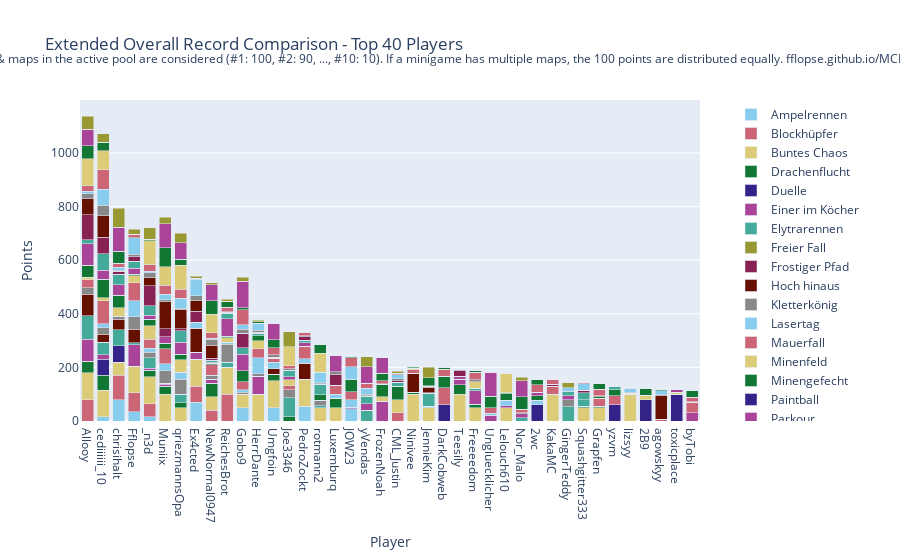

The code cell stored with this chart in its notebook:
### Code cell
import plotly.graph_objects as go

# Sum all columns to get the total score
outDf['Total'] = outDf.sum(axis=1)

# Sort by total score and fill N/A values with 0
outDf = outDf.sort_values(by='Total', ascending=False).fillna(0)

# Crop to top 10 players
cropDf = outDf.head(40).copy()

# Drop the 'Total' column for plotting
cropDf = cropDf.drop(columns=['Total'])

# Create a color palette
color_palette = px.colors.qualitative.Safe

# Create the stacked bar plot
fig = go.Figure()

cropDf = remove_duplicate_columns(cropDf)

for column in cropDf.columns.difference(['Player']):
    fig.add_trace(go.Bar(
        x=cropDf.index,
        y=cropDf[column],
        name=column,
        marker_color=color_palette[len(fig.data) % len(color_palette)]
    ))

# Update layout
fig.update_layout(
    barmode='stack',
    title='Extended Overall Record Comparison - Top 40 Players',
    xaxis=dict(title='Player'),
    yaxis=dict(title='Points'),
    #height=800,
    #width=1000,
    legend=dict(
        x=1.05,
        y=0.5,
        traceorder='normal',
        font=dict(size=12),
        bgcolor='rgba(255, 255, 255, 0)',
        bordercolor='rgba(0, 0, 0, 0)'
    ),
    margin=dict(r=200),  # Adjust right margin to make room for the legend
    annotations=[
        dict(
            x=0.5,
            y=1.1635,
            xref='paper',
            yref='paper',
            text='Max 100 points per minigame. Records #1 through #10 of games & maps in the active pool are considered (#1: 100, #2: 90, ..., #10: 10). If a minigame has multiple maps, the 100 points are distributed equally. fflopse.github.io/MCP-Records/data-analysis/global-ranking.ipynb',
            showarrow=False,
            font=dict(size=12),
            xanchor='center'
        )
    ]
)

fig.show()

# save the plot as an html file

fig.write_html('out/ext_overall_record_comparison.html')

### Figure 1 — Plotly figure (JSON) as saved in the notebook; plotly's stock layout.template omitted (floating-point values rounded to 4 significant figures)
{"data": [{"marker": {"color": "rgb(136, 204, 238)"}, "name": "Ampelrennen", "type": "bar", "x": ["Allooy", "cediiiiii_10", "chrisihalt", "Fflopse", "_n3d", "Muniix", "qriezmannsOpa", "Ex4cted", "NewNormal0947", "ReichesBrot", "Gobo9", "HerrDante", "Umgfoin", "Joe3346", "PedroZockt", "rotmann2", "Luxemburq", "JOW23", "yVendas", "FrozenNoah", "CML_Justin", "Ninivee", "JennieKim", "DarkCobweb", "Teesily", "Freeeedom", "Ungluecklicher", "Lelouch610", "Nor_Malo", "2wc", "KakaMC", "GingerTeddy", "Squashgitter333", "Grapfen", "yzvm", "lizsyy", "2B9", "agowskyy", "toxicplace", "byTobi"], "y": [0.0, 15.0, 80.0, 35.0, 15.0, 0.0, 0.0, 70.0, 0.0, 0.0, 50.0, 0.0, 50.0, 0.0, 55.0, 0.0, 0.0, 45.0, 0.0, 0.0, 0.0, 0.0, 0.0, 0.0, 0.0, 0.0, 0.0, 0.0, 0.0, 0.0, 0.0, 0.0, 0.0, 0.0, 0.0, 0.0, 0.0, 0.0, 0.0, 0.0]}, {"marker": {"color": "rgb(204, 102, 119)"}, "name": "Blockhüpfer", "type": "bar", "x": ["Allooy", "cediiiiii_10", "chrisihalt", "Fflopse", "_n3d", "Muniix", "qriezmannsOpa", "Ex4cted", "NewNormal0947", "ReichesBrot", "Gobo9", "HerrDante", "Umgfoin", "Joe3346", "PedroZockt", "rotmann2", "Luxemburq", "JOW23", "yVendas", "FrozenNoah", "CML_Justin", "Ninivee", "JennieKim", "DarkCobweb", "Teesily", "Freeeedom", "Ungluecklicher", "Lelouch610", "Nor_Malo", "2wc", "KakaMC", "GingerTeddy", "Squashgitter333", "Grapfen", "yzvm", "lizsyy", "2B9", "agowskyy", "toxicplace", "byTobi"], "y": [80.0, 0.0, 90.0, 70.0, 50.0, 0.0, 0.0, 60.0, 40.0, 100.0, 0.0, 0.0, 0.0, 0.0, 0.0, 0.0, 0.0, 0.0, 0.0, 0.0, 30.0, 0.0, 0.0, 0.0, 0.0, 0.0, 0.0, 0.0, 0.0, 0.0, 0.0, 0.0, 0.0, 0.0, 0.0, 0.0, 0.0, 0.0, 0.0, 0.0]}, {"marker": {"color": "rgb(221, 204, 119)"}, "name": "Buntes Chaos", "type": "bar", "x": ["Allooy", "cediiiiii_10", "chrisihalt", "Fflopse", "_n3d", "Muniix", "qriezmannsOpa", "Ex4cted", "NewNormal0947", "ReichesBrot", "Gobo9", "HerrDante", "Umgfoin", "Joe3346", "PedroZockt", "rotmann2", "Luxemburq", "JOW23", "yVendas", "FrozenNoah", "CML_Justin", "Ninivee", "JennieKim", "DarkCobweb", "Teesily", "Freeeedom", "Ungluecklicher", "Lelouch610", "Nor_Malo", "2wc", "KakaMC", "GingerTeddy", "Squashgitter333", "Grapfen", "yzvm", "lizsyy", "2B9", "agowskyy", "toxicplace", "byTobi"], "y": [100.0, 100.0, 50.0, 100.0, 100.0, 100.0, 50.0, 100.0, 50.0, 100.0, 50.0, 100.0, 100.0, 0.0, 100.0, 50.0, 50.0, 0.0, 0.0, 0.0, 50.0, 100.0, 50.0, 0.0, 100.0, 50.0, 0.0, 50.0, 0.0, 0.0, 100.0, 0.0, 50.0, 50.0, 0.0, 100.0, 0.0, 0.0, 0.0, 0.0]}, {"marker": {"color": "rgb(17, 119, 51)"}, "name": "Drachenflucht", "type": "bar", "x": ["Allooy", "cediiiiii_10", "chrisihalt", "Fflopse", "_n3d", "Muniix", "qriezmannsOpa", "Ex4cted", "NewNormal0947", "ReichesBrot", "Gobo9", "HerrDante", "Umgfoin", "Joe3346", "PedroZockt", "rotmann2", "Luxemburq", "JOW23", "yVendas", "FrozenNoah", "CML_Justin", "Ninivee", "JennieKim", "DarkCobweb", "Teesily", "Freeeedom", "Ungluecklicher", "Lelouch610", "Nor_Malo", "2wc", "KakaMC", "GingerTeddy", "Squashgitter333", "Grapfen", "yzvm", "lizsyy", "2B9", "agowskyy", "toxicplace", "byTobi"], "y": [42.5, 55.0, 0.0, 0.0, 25.0, 30.0, 17.5, 0.0, 50.0, 0.0, 0.0, 0.0, 25.0, 15.0, 0.0, 0.0, 35.0, 0.0, 0.0, 0.0, 50.0, 7.5, 0.0, 0.0, 35.0, 12.5, 0.0, 0.0, 0.0, 0.0, 0.0, 0.0, 5.0, 5.0, 0.0, 0.0, 0.0, 0.0, 0.0, 0.0]}, {"marker": {"color": "rgb(51, 34, 136)"}, "name": "Duelle", "type": "bar", "x": ["Allooy", "cediiiiii_10", "chrisihalt", "Fflopse", "_n3d", "Muniix", "qriezmannsOpa", "Ex4cted", "NewNormal0947", "ReichesBrot", "Gobo9", "HerrDante", "Umgfoin", "Joe3346", "PedroZockt", "rotmann2", "Luxemburq", "JOW23", "yVendas", "FrozenNoah", "CML_Justin", "Ninivee", "JennieKim", "DarkCobweb", "Teesily", "Freeeedom", "Ungluecklicher", "Lelouch610", "Nor_Malo", "2wc", "KakaMC", "GingerTeddy", "Squashgitter333", "Grapfen", "yzvm", "lizsyy", "2B9", "agowskyy", "toxicplace", "byTobi"], "y": [0.0, 60.0, 60.0, 0.0, 0.0, 0.0, 0.0, 0.0, 0.0, 0.0, 0.0, 0.0, 0.0, 0.0, 0.0, 0.0, 0.0, 0.0, 0.0, 0.0, 0.0, 0.0, 0.0, 60.0, 0.0, 0.0, 0.0, 0.0, 0.0, 60.0, 0.0, 0.0, 0.0, 0.0, 60.0, 0.0, 80.0, 0.0, 100.0, 0.0]}, {"marker": {"color": "rgb(170, 68, 153)"}, "name": "Einer im Köcher", "type": "bar", "x": ["Allooy", "cediiiiii_10", "chrisihalt", "Fflopse", "_n3d", "Muniix", "qriezmannsOpa", "Ex4cted", "NewNormal0947", "ReichesBrot", "Gobo9", "HerrDante", "Umgfoin", "Joe3346", "PedroZockt", "rotmann2", "Luxemburq", "JOW23", "yVendas", "FrozenNoah", "CML_Justin", "Ninivee", "JennieKim", "DarkCobweb", "Teesily", "Freeeedom", "Ungluecklicher", "Lelouch610", "Nor_Malo", "2wc", "KakaMC", "GingerTeddy", "Squashgitter333", "Grapfen", "yzvm", "lizsyy", "2B9", "agowskyy", "toxicplace", "byTobi"], "y": [83.33, 16.67, 0.0, 80.0, 6.667, 6.667, 0.0, 26.67, 16.67, 0.0, 0.0, 66.67, 0.0, 0.0, 0.0, 0.0, 0.0, 6.667, 0.0, 73.33, 0.0, 0.0, 0.0, 0.0, 20.0, 50.0, 20.0, 6.667, 0.0, 0.0, 0.0, 0.0, 0.0, 0.0, 0.0, 0.0, 0.0, 0.0, 0.0, 30.0]}, {"marker": {"color": "rgb(68, 170, 153)"}, "name": "Elytrarennen", "type": "bar", "x": ["Allooy", "cediiiiii_10", "chrisihalt", "Fflopse", "_n3d", "Muniix", "qriezmannsOpa", "Ex4cted", "NewNormal0947", "ReichesBrot", "Gobo9", "HerrDante", "Umgfoin", "Joe3346", "PedroZockt", "rotmann2", "Luxemburq", "JOW23", "yVendas", "FrozenNoah", "CML_Justin", "Ninivee", "JennieKim", "DarkCobweb", "Teesily", "Freeeedom", "Ungluecklicher", "Lelouch610", "Nor_Malo", "2wc", "KakaMC", "GingerTeddy", "Squashgitter333", "Grapfen", "yzvm", "lizsyy", "2B9", "agowskyy", "toxicplace", "byTobi"], "y": [87.5, 47.5, 60.0, 7.5, 40.0, 5.0, 32.5, 0.0, 0.0, 20.0, 0.0, 0.0, 0.0, 72.5, 0.0, 7.5, 0.0, 0.0, 40.0, 0.0, 15.0, 0.0, 0.0, 0.0, 0.0, 10.0, 0.0, 0.0, 12.5, 0.0, 0.0, 52.5, 25.0, 0.0, 0.0, 0.0, 0.0, 0.0, 0.0, 0.0]}, {"marker": {"color": "rgb(153, 153, 51)"}, "name": "Freier Fall", "type": "bar", "x": ["Allooy", "cediiiiii_10", "chrisihalt", "Fflopse", "_n3d", "Muniix", "qriezmannsOpa", "Ex4cted", "NewNormal0947", "ReichesBrot", "Gobo9", "HerrDante", "Umgfoin", "Joe3346", "PedroZockt", "rotmann2", "Luxemburq", "JOW23", "yVendas", "FrozenNoah", "CML_Justin", "Ninivee", "JennieKim", "DarkCobweb", "Teesily", "Freeeedom", "Ungluecklicher", "Lelouch610", "Nor_Malo", "2wc", "KakaMC", "GingerTeddy", "Squashgitter333", "Grapfen", "yzvm", "lizsyy", "2B9", "agowskyy", "toxicplace", "byTobi"], "y": [0.0, 0.0, 0.0, 0.0, 0.0, 0.0, 0.0, 0.0, 0.0, 0.0, 0.0, 0.0, 0.0, 0.0, 0.0, 0.0, 0.0, 0.0, 0.0, 0.0, 0.0, 0.0, 0.0, 0.0, 0.0, 0.0, 0.0, 0.0, 0.0, 0.0, 0.0, 0.0, 0.0, 0.0, 0.0, 0.0, 0.0, 0.0, 0.0, 0.0]}, {"marker": {"color": "rgb(136, 34, 85)"}, "name": "Frostiger Pfad", "type": "bar", "x": ["Allooy", "cediiiiii_10", "chrisihalt", "Fflopse", "_n3d", "Muniix", "qriezmannsOpa", "Ex4cted", "NewNormal0947", "ReichesBrot", "Gobo9", "HerrDante", "Umgfoin", "Joe3346", "PedroZockt", "rotmann2", "Luxemburq", "JOW23", "yVendas", "FrozenNoah", "CML_Justin", "Ninivee", "JennieKim", "DarkCobweb", "Teesily", "Freeeedom", "Ungluecklicher", "Lelouch610", "Nor_Malo", "2wc", "KakaMC", "GingerTeddy", "Squashgitter333", "Grapfen", "yzvm", "lizsyy", "2B9", "agowskyy", "toxicplace", "byTobi"], "y": [0.0, 0.0, 0.0, 0.0, 0.0, 0.0, 0.0, 0.0, 0.0, 0.0, 0.0, 0.0, 0.0, 0.0, 0.0, 0.0, 0.0, 0.0, 0.0, 0.0, 0.0, 0.0, 0.0, 0.0, 0.0, 0.0, 0.0, 0.0, 0.0, 0.0, 0.0, 0.0, 0.0, 0.0, 0.0, 0.0, 0.0, 0.0, 0.0, 0.0]}, {"marker": {"color": "rgb(102, 17, 0)"}, "name": "Hoch hinaus", "type": "bar", "x": ["Allooy", "cediiiiii_10", "chrisihalt", "Fflopse", "_n3d", "Muniix", "qriezmannsOpa", "Ex4cted", "NewNormal0947", "ReichesBrot", "Gobo9", "HerrDante", "Umgfoin", "Joe3346", "PedroZockt", "rotmann2", "Luxemburq", "JOW23", "yVendas", "FrozenNoah", "CML_Justin", "Ninivee", "JennieKim", "DarkCobweb", "Teesily", "Freeeedom", "Ungluecklicher", "Lelouch610", "Nor_Malo", "2wc", "KakaMC", "GingerTeddy", "Squashgitter333", "Grapfen", "yzvm", "lizsyy", "2B9", "agowskyy", "toxicplace", "byTobi"], "y": [80.0, 30.0, 40.0, 50.0, 0.0, 0.0, 0.0, 90.0, 0.0, 0.0, 0.0, 0.0, 20.0, 0.0, 60.0, 0.0, 0.0, 0.0, 0.0, 0.0, 0.0, 70.0, 0.0, 0.0, 0.0, 0.0, 0.0, 0.0, 0.0, 0.0, 0.0, 0.0, 0.0, 0.0, 0.0, 0.0, 0.0, 0.0, 0.0, 0.0]}, {"marker": {"color": "rgb(136, 136, 136)"}, "name": "Kletterkönig", "type": "bar", "x": ["Allooy", "cediiiiii_10", "chrisihalt", "Fflopse", "_n3d", "Muniix", "qriezmannsOpa", "Ex4cted", "NewNormal0947", "ReichesBrot", "Gobo9", "HerrDante", "Umgfoin", "Joe3346", "PedroZockt", "rotmann2", "Luxemburq", "JOW23", "yVendas", "FrozenNoah", "CML_Justin", "Ninivee", "JennieKim", "DarkCobweb", "Teesily", "Freeeedom", "Ungluecklicher", "Lelouch610", "Nor_Malo", "2wc", "KakaMC", "GingerTeddy", "Squashgitter333", "Grapfen", "yzvm", "lizsyy", "2B9", "agowskyy", "toxicplace", "byTobi"], "y": [23.33, 23.33, 10.0, 46.67, 20.0, 46.67, 56.67, 0.0, 13.33, 66.67, 6.667, 10.0, 0.0, 30.0, 0.0, 20.0, 0.0, 0.0, 0.0, 0.0, 0.0, 0.0, 0.0, 0.0, 0.0, 0.0, 0.0, 0.0, 0.0, 0.0, 0.0, 26.67, 0.0, 0.0, 0.0, 0.0, 0.0, 0.0, 0.0, 0.0]}, {"marker": {"color": "rgb(136, 204, 238)"}, "name": "Lasertag", "type": "bar", "x": ["Allooy", "cediiiiii_10", "chrisihalt", "Fflopse", "_n3d", "Muniix", "qriezmannsOpa", "Ex4cted", "NewNormal0947", "ReichesBrot", "Gobo9", "HerrDante", "Umgfoin", "Joe3346", "PedroZockt", "rotmann2", "Luxemburq", "JOW23", "yVendas", "FrozenNoah", "CML_Justin", "Ninivee", "JennieKim", "DarkCobweb", "Teesily", "Freeeedom", "Ungluecklicher", "Lelouch610", "Nor_Malo", "2wc", "KakaMC", "GingerTeddy", "Squashgitter333", "Grapfen", "yzvm", "lizsyy", "2B9", "agowskyy", "toxicplace", "byTobi"], "y": [0.0, 15.0, 0.0, 60.0, 15.0, 25.0, 25.0, 22.5, 0.0, 7.5, 10.0, 60.0, 25.0, 0.0, 17.5, 0.0, 15.0, 27.5, 0.0, 0.0, 0.0, 0.0, 5.0, 0.0, 0.0, 0.0, 0.0, 20.0, 0.0, 17.5, 0.0, 0.0, 0.0, 0.0, 0.0, 0.0, 0.0, 0.0, 0.0, 0.0]}, {"marker": {"color": "rgb(204, 102, 119)"}, "name": "Mauerfall", "type": "bar", "x": ["Allooy", "cediiiiii_10", "chrisihalt", "Fflopse", "_n3d", "Muniix", "qriezmannsOpa", "Ex4cted", "NewNormal0947", "ReichesBrot", "Gobo9", "HerrDante", "Umgfoin", "Joe3346", "PedroZockt", "rotmann2", "Luxemburq", "JOW23", "yVendas", "FrozenNoah", "CML_Justin", "Ninivee", "JennieKim", "DarkCobweb", "Teesily", "Freeeedom", "Ungluecklicher", "Lelouch610", "Nor_Malo", "2wc", "KakaMC", "GingerTeddy", "Squashgitter333", "Grapfen", "yzvm", "lizsyy", "2B9", "agowskyy", "toxicplace", "byTobi"], "y": [30.0, 86.67, 0.0, 66.67, 33.33, 56.67, 0.0, 0.0, 40.0, 0.0, 30.0, 33.33, 13.33, 13.33, 46.67, 0.0, 33.33, 30.0, 0.0, 0.0, 0.0, 13.33, 0.0, 63.33, 0.0, 0.0, 0.0, 0.0, 0.0, 0.0, 30.0, 0.0, 0.0, 30.0, 33.33, 0.0, 0.0, 6.667, 0.0, 40.0]}, {"marker": {"color": "rgb(221, 204, 119)"}, "name": "Minenfeld", "type": "bar", "x": ["Allooy", "cediiiiii_10", "chrisihalt", "Fflopse", "_n3d", "Muniix", "qriezmannsOpa", "Ex4cted", "NewNormal0947", "ReichesBrot", "Gobo9", "HerrDante", "Umgfoin", "Joe3346", "PedroZockt", "rotmann2", "Luxemburq", "JOW23", "yVendas", "FrozenNoah", "CML_Justin", "Ninivee", "JennieKim", "DarkCobweb", "Teesily", "Freeeedom", "Ungluecklicher", "Lelouch610", "Nor_Malo", "2wc", "KakaMC", "GingerTeddy", "Squashgitter333", "Grapfen", "yzvm", "lizsyy", "2B9", "agowskyy", "toxicplace", "byTobi"], "y": [10.0, 10.0, 33.33, 26.67, 50.0, 0.0, 46.67, 0.0, 0.0, 16.67, 0.0, 30.0, 0.0, 23.33, 0.0, 0.0, 0.0, 0.0, 0.0, 16.67, 0.0, 6.667, 0.0, 0.0, 0.0, 23.33, 0.0, 0.0, 0.0, 0.0, 0.0, 0.0, 0.0, 0.0, 0.0, 0.0, 13.33, 0.0, 6.667, 0.0]}, {"marker": {"color": "rgb(17, 119, 51)"}, "name": "Minengefecht", "type": "bar", "x": ["Allooy", "cediiiiii_10", "chrisihalt", "Fflopse", "_n3d", "Muniix", "qriezmannsOpa", "Ex4cted", "NewNormal0947", "ReichesBrot", "Gobo9", "HerrDante", "Umgfoin", "Joe3346", "PedroZockt", "rotmann2", "Luxemburq", "JOW23", "yVendas", "FrozenNoah", "CML_Justin", "Ninivee", "JennieKim", "DarkCobweb", "Teesily", "Freeeedom", "Ungluecklicher", "Lelouch610", "Nor_Malo", "2wc", "KakaMC", "GingerTeddy", "Squashgitter333", "Grapfen", "yzvm", "lizsyy", "2B9", "agowskyy", "toxicplace", "byTobi"], "y": [45.0, 70.0, 45.0, 5.0, 25.0, 20.0, 20.0, 0.0, 5.0, 5.0, 40.0, 17.5, 0.0, 0.0, 0.0, 20.0, 0.0, 45.0, 0.0, 47.5, 0.0, 0.0, 0.0, 42.5, 0.0, 0.0, 0.0, 25.0, 0.0, 17.5, 0.0, 0.0, 0.0, 5.0, 22.5, 0.0, 0.0, 0.0, 0.0, 0.0]}, {"marker": {"color": "rgb(51, 34, 136)"}, "name": "Paintball", "type": "bar", "x": ["Allooy", "cediiiiii_10", "chrisihalt", "Fflopse", "_n3d", "Muniix", "qriezmannsOpa", "Ex4cted", "NewNormal0947", "ReichesBrot", "Gobo9", "HerrDante", "Umgfoin", "Joe3346", "PedroZockt", "rotmann2", "Luxemburq", "JOW23", "yVendas", "FrozenNoah", "CML_Justin", "Ninivee", "JennieKim", "DarkCobweb", "Teesily", "Freeeedom", "Ungluecklicher", "Lelouch610", "Nor_Malo", "2wc", "KakaMC", "GingerTeddy", "Squashgitter333", "Grapfen", "yzvm", "lizsyy", "2B9", "agowskyy", "toxicplace", "byTobi"], "y": [0.0, 0.0, 0.0, 0.0, 0.0, 0.0, 0.0, 0.0, 0.0, 0.0, 0.0, 0.0, 0.0, 0.0, 0.0, 0.0, 0.0, 0.0, 0.0, 0.0, 0.0, 0.0, 0.0, 0.0, 0.0, 0.0, 0.0, 0.0, 0.0, 0.0, 0.0, 0.0, 0.0, 0.0, 0.0, 0.0, 0.0, 0.0, 0.0, 0.0]}, {"marker": {"color": "rgb(170, 68, 153)"}, "name": "Parkour", "type": "bar", "x": ["Allooy", "cediiiiii_10", "chrisihalt", "Fflopse", "_n3d", "Muniix", "qriezmannsOpa", "Ex4cted", "NewNormal0947", "ReichesBrot", "Gobo9", "HerrDante", "Umgfoin", "Joe3346", "PedroZockt", "rotmann2", "Luxemburq", "JOW23", "yVendas", "FrozenNoah", "CML_Justin", "Ninivee", "JennieKim", "DarkCobweb", "Teesily", "Freeeedom", "Ungluecklicher", "Lelouch610", "Nor_Malo", "2wc", "KakaMC", "GingerTeddy", "Squashgitter333", "Grapfen", "yzvm", "lizsyy", "2B9", "agowskyy", "toxicplace", "byTobi"], "y": [80.0, 32.5, 40.0, 22.5, 15.0, 25.0, 45.0, 0.0, 5.0, 65.0, 62.5, 0.0, 0.0, 10.0, 12.5, 0.0, 0.0, 0.0, 25.0, 0.0, 0.0, 0.0, 0.0, 0.0, 12.5, 0.0, 0.0, 0.0, 15.0, 12.5, 0.0, 15.0, 0.0, 0.0, 0.0, 0.0, 0.0, 0.0, 10.0, 0.0]}, {"marker": {"color": "rgb(68, 170, 153)"}, "name": "Pferderennen", "type": "bar", "x": ["Allooy", "cediiiiii_10", "chrisihalt", "Fflopse", "_n3d", "Muniix", "qriezmannsOpa", "Ex4cted", "NewNormal0947", "ReichesBrot", "Gobo9", "HerrDante", "Umgfoin", "Joe3346", "PedroZockt", "rotmann2", "Luxemburq", "JOW23", "yVendas", "FrozenNoah", "CML_Justin", "Ninivee", "JennieKim", "DarkCobweb", "Teesily", "Freeeedom", "Ungluecklicher", "Lelouch610", "Nor_Malo", "2wc", "KakaMC", "GingerTeddy", "Squashgitter333", "Grapfen", "yzvm", "lizsyy", "2B9", "agowskyy", "toxicplace", "byTobi"], "y": [15.0, 61.67, 38.33, 26.67, 35.0, 0.0, 43.33, 0.0, 6.667, 21.67, 23.33, 10.0, 3.333, 25.0, 10.0, 40.0, 0.0, 0.0, 26.67, 0.0, 0.0, 0.0, 48.33, 0.0, 0.0, 0.0, 0.0, 3.333, 0.0, 0.0, 0.0, 15.0, 25.0, 0.0, 13.33, 3.333, 0.0, 0.0, 0.0, 0.0]}, {"marker": {"color": "rgb(153, 153, 51)"}, "name": "Reihenfolge", "type": "bar", "x": ["Allooy", "cediiiiii_10", "chrisihalt", "Fflopse", "_n3d", "Muniix", "qriezmannsOpa", "Ex4cted", "NewNormal0947", "ReichesBrot", "Gobo9", "HerrDante", "Umgfoin", "Joe3346", "PedroZockt", "rotmann2", "Luxemburq", "JOW23", "yVendas", "FrozenNoah", "CML_Justin", "Ninivee", "JennieKim", "DarkCobweb", "Teesily", "Freeeedom", "Ungluecklicher", "Lelouch610", "Nor_Malo", "2wc", "KakaMC", "GingerTeddy", "Squashgitter333", "Grapfen", "yzvm", "lizsyy", "2B9", "agowskyy", "toxicplace", "byTobi"], "y": [0.0, 0.0, 0.0, 0.0, 0.0, 0.0, 0.0, 0.0, 0.0, 0.0, 0.0, 0.0, 0.0, 0.0, 0.0, 0.0, 0.0, 0.0, 0.0, 0.0, 0.0, 0.0, 0.0, 0.0, 0.0, 0.0, 0.0, 0.0, 0.0, 0.0, 0.0, 0.0, 0.0, 0.0, 0.0, 0.0, 0.0, 0.0, 0.0, 0.0]}, {"marker": {"color": "rgb(136, 34, 85)"}, "name": "Replika", "type": "bar", "x": ["Allooy", "cediiiiii_10", "chrisihalt", "Fflopse", "_n3d", "Muniix", "qriezmannsOpa", "Ex4cted", "NewNormal0947", "ReichesBrot", "Gobo9", "HerrDante", "Umgfoin", "Joe3346", "PedroZockt", "rotmann2", "Luxemburq", "JOW23", "yVendas", "FrozenNoah", "CML_Justin", "Ninivee", "JennieKim", "DarkCobweb", "Teesily", "Freeeedom", "Ungluecklicher", "Lelouch610", "Nor_Malo", "2wc", "KakaMC", "GingerTeddy", "Squashgitter333", "Grapfen", "yzvm", "lizsyy", "2B9", "agowskyy", "toxicplace", "byTobi"], "y": [92.74, 61.71, 11.62, 15.81, 74.27, 29.4, 7.863, 40.0, 6.496, 3.248, 54.44, 3.761, 0.3419, 0.0, 11.71, 0.7692, 40.0, 0.5128, 2.906, 0.0, 4.359, 0.0, 1.197, 0.0, 19.74, 1.111, 0.4274, 0.8547, 0.0, 0.0, 4.615, 0.2564, 8.889, 0.0, 0.0, 1.111, 0.0, 0.0, 0.0, 0.0]}, {"marker": {"color": "rgb(102, 17, 0)"}, "name": "Runterpurzeln", "type": "bar", "x": ["Allooy", "cediiiiii_10", "chrisihalt", "Fflopse", "_n3d", "Muniix", "qriezmannsOpa", "Ex4cted", "NewNormal0947", "ReichesBrot", "Gobo9", "HerrDante", "Umgfoin", "Joe3346", "PedroZockt", "rotmann2", "Luxemburq", "JOW23", "yVendas", "FrozenNoah", "CML_Justin", "Ninivee", "JennieKim", "DarkCobweb", "Teesily", "Freeeedom", "Ungluecklicher", "Lelouch610", "Nor_Malo", "2wc", "KakaMC", "GingerTeddy", "Squashgitter333", "Grapfen", "yzvm", "lizsyy", "2B9", "agowskyy", "toxicplace", "byTobi"], "y": [60.0, 80.0, 0.0, 0.0, 30.0, 100.0, 70.0, 40.0, 50.0, 0.0, 0.0, 0.0, 0.0, 0.0, 0.0, 0.0, 0.0, 0.0, 0.0, 0.0, 0.0, 0.0, 20.0, 0.0, 0.0, 0.0, 0.0, 0.0, 0.0, 0.0, 0.0, 0.0, 0.0, 0.0, 0.0, 0.0, 0.0, 90.0, 0.0, 0.0]}, {"marker": {"color": "rgb(136, 136, 136)"}, "name": "Sammelwahn", "type": "bar", "x": ["Allooy", "cediiiiii_10", "chrisihalt", "Fflopse", "_n3d", "Muniix", "qriezmannsOpa", "Ex4cted", "NewNormal0947", "ReichesBrot", "Gobo9", "HerrDante", "Umgfoin", "Joe3346", "PedroZockt", "rotmann2", "Luxemburq", "JOW23", "yVendas", "FrozenNoah", "CML_Justin", "Ninivee", "JennieKim", "DarkCobweb", "Teesily", "Freeeedom", "Ungluecklicher", "Lelouch610", "Nor_Malo", "2wc", "KakaMC", "GingerTeddy", "Squashgitter333", "Grapfen", "yzvm", "lizsyy", "2B9", "agowskyy", "toxicplace", "byTobi"], "y": [18.14, 39.53, 4.884, 10.23, 19.53, 8.605, 6.279, 17.67, 20.93, 2.093, 15.12, 8.14, 9.535, 5.814, 4.651, 4.419, 9.535, 0.4651, 4.419, 2.326, 7.442, 1.395, 4.419, 1.395, 5.581, 7.209, 1.163, 0.4651, 3.953, 0.0, 2.791, 1.628, 0.4651, 4.884, 0.0, 2.791, 2.326, 1.86, 0.0, 1.163]}, {"marker": {"color": "rgb(136, 204, 238)"}, "name": "Schießstand", "type": "bar", "x": ["Allooy", "cediiiiii_10", "chrisihalt", "Fflopse", "_n3d", "Muniix", "qriezmannsOpa", "Ex4cted", "NewNormal0947", "ReichesBrot", "Gobo9", "HerrDante", "Umgfoin", "Joe3346", "PedroZockt", "rotmann2", "Luxemburq", "JOW23", "yVendas", "FrozenNoah", "CML_Justin", "Ninivee", "JennieKim", "DarkCobweb", "Teesily", "Freeeedom", "Ungluecklicher", "Lelouch610", "Nor_Malo", "2wc", "KakaMC", "GingerTeddy", "Squashgitter333", "Grapfen", "yzvm", "lizsyy", "2B9", "agowskyy", "toxicplace", "byTobi"], "y": [10.0, 60.0, 10.0, 60.0, 5.0, 20.0, 37.5, 62.5, 5.0, 0.0, 17.5, 25.0, 0.0, 0.0, 0.0, 40.0, 0.0, 47.5, 22.5, 0.0, 15.0, 0.0, 0.0, 0.0, 0.0, 0.0, 7.5, 0.0, 0.0, 0.0, 0.0, 12.5, 25.0, 0.0, 0.0, 15.0, 0.0, 15.0, 0.0, 0.0]}, {"marker": {"color": "rgb(204, 102, 119)"}, "name": "Skywars", "type": "bar", "x": ["Allooy", "cediiiiii_10", "chrisihalt", "Fflopse", "_n3d", "Muniix", "qriezmannsOpa", "Ex4cted", "NewNormal0947", "ReichesBrot", "Gobo9", "HerrDante", "Umgfoin", "Joe3346", "PedroZockt", "rotmann2", "Luxemburq", "JOW23", "yVendas", "FrozenNoah", "CML_Justin", "Ninivee", "JennieKim", "DarkCobweb", "Teesily", "Freeeedom", "Ungluecklicher", "Lelouch610", "Nor_Malo", "2wc", "KakaMC", "GingerTeddy", "Squashgitter333", "Grapfen", "yzvm", "lizsyy", "2B9", "agowskyy", "toxicplace", "byTobi"], "y": [20.0, 73.33, 15.0, 13.33, 23.33, 33.33, 33.33, 3.333, 20.0, 16.67, 55.0, 0.0, 26.67, 11.67, 13.33, 0.0, 0.0, 33.33, 20.0, 10.0, 6.667, 0.0, 3.333, 26.67, 0.0, 28.33, 20.0, 0.0, 11.67, 28.33, 16.67, 0.0, 3.333, 23.33, 0.0, 0.0, 0.0, 0.0, 0.0, 16.67]}, {"marker": {"color": "rgb(221, 204, 119)"}, "name": "Spleef", "type": "bar", "x": ["Allooy", "cediiiiii_10", "chrisihalt", "Fflopse", "_n3d", "Muniix", "qriezmannsOpa", "Ex4cted", "NewNormal0947", "ReichesBrot", "Gobo9", "HerrDante", "Umgfoin", "Joe3346", "PedroZockt", "rotmann2", "Luxemburq", "JOW23", "yVendas", "FrozenNoah", "CML_Justin", "Ninivee", "JennieKim", "DarkCobweb", "Teesily", "Freeeedom", "Ungluecklicher", "Lelouch610", "Nor_Malo", "2wc", "KakaMC", "GingerTeddy", "Squashgitter333", "Grapfen", "yzvm", "lizsyy", "2B9", "agowskyy", "toxicplace", "byTobi"], "y": [100.0, 70.0, 0.0, 0.0, 90.0, 70.0, 90.0, 0.0, 70.0, 0.0, 0.0, 0.0, 0.0, 70.0, 0.0, 70.0, 0.0, 0.0, 0.0, 0.0, 0.0, 0.0, 0.0, 0.0, 0.0, 0.0, 0.0, 70.0, 0.0, 0.0, 0.0, 0.0, 0.0, 0.0, 0.0, 0.0, 0.0, 0.0, 0.0, 0.0]}, {"marker": {"color": "rgb(17, 119, 51)"}, "name": "Survivalgames", "type": "bar", "x": ["Allooy", "cediiiiii_10", "chrisihalt", "Fflopse", "_n3d", "Muniix", "qriezmannsOpa", "Ex4cted", "NewNormal0947", "ReichesBrot", "Gobo9", "HerrDante", "Umgfoin", "Joe3346", "PedroZockt", "rotmann2", "Luxemburq", "JOW23", "yVendas", "FrozenNoah", "CML_Justin", "Ninivee", "JennieKim", "DarkCobweb", "Teesily", "Freeeedom", "Ungluecklicher", "Lelouch610", "Nor_Malo", "2wc", "KakaMC", "GingerTeddy", "Squashgitter333", "Grapfen", "yzvm", "lizsyy", "2B9", "agowskyy", "toxicplace", "byTobi"], "y": [50.0, 32.5, 45.0, 0.0, 5.0, 70.0, 22.5, 0.0, 50.0, 22.5, 7.5, 5.0, 30.0, 0.0, 0.0, 32.5, 0.0, 5.0, 0.0, 27.5, 0.0, 5.0, 30.0, 5.0, 0.0, 7.5, 42.5, 0.0, 47.5, 20.0, 0.0, 0.0, 0.0, 20.0, 0.0, 0.0, 25.0, 5.0, 0.0, 27.5]}, {"marker": {"color": "rgb(51, 34, 136)"}, "name": "Todeswürfel", "type": "bar", "x": ["Allooy", "cediiiiii_10", "chrisihalt", "Fflopse", "_n3d", "Muniix", "qriezmannsOpa", "Ex4cted", "NewNormal0947", "ReichesBrot", "Gobo9", "HerrDante", "Umgfoin", "Joe3346", "PedroZockt", "rotmann2", "Luxemburq", "JOW23", "yVendas", "FrozenNoah", "CML_Justin", "Ninivee", "JennieKim", "DarkCobweb", "Teesily", "Freeeedom", "Ungluecklicher", "Lelouch610", "Nor_Malo", "2wc", "KakaMC", "GingerTeddy", "Squashgitter333", "Grapfen", "yzvm", "lizsyy", "2B9", "agowskyy", "toxicplace", "byTobi"], "y": [0.0, 0.0, 0.0, 0.0, 0.0, 0.0, 0.0, 0.0, 0.0, 0.0, 0.0, 0.0, 0.0, 0.0, 0.0, 0.0, 0.0, 0.0, 0.0, 0.0, 0.0, 0.0, 0.0, 0.0, 0.0, 0.0, 0.0, 0.0, 0.0, 0.0, 0.0, 0.0, 0.0, 0.0, 0.0, 0.0, 0.0, 0.0, 0.0, 0.0]}, {"marker": {"color": "rgb(170, 68, 153)"}, "name": "Turmroulette", "type": "bar", "x": ["Allooy", "cediiiiii_10", "chrisihalt", "Fflopse", "_n3d", "Muniix", "qriezmannsOpa", "Ex4cted", "NewNormal0947", "ReichesBrot", "Gobo9", "HerrDante", "Umgfoin", "Joe3346", "PedroZockt", "rotmann2", "Luxemburq", "JOW23", "yVendas", "FrozenNoah", "CML_Justin", "Ninivee", "JennieKim", "DarkCobweb", "Teesily", "Freeeedom", "Ungluecklicher", "Lelouch610", "Nor_Malo", "2wc", "KakaMC", "GingerTeddy", "Squashgitter333", "Grapfen", "yzvm", "lizsyy", "2B9", "agowskyy", "toxicplace", "byTobi"], "y": [60.0, 0.0, 90.0, 0.0, 0.0, 90.0, 60.0, 0.0, 60.0, 0.0, 100.0, 0.0, 60.0, 0.0, 0.0, 0.0, 60.0, 0.0, 60.0, 60.0, 0.0, 0.0, 0.0, 0.0, 0.0, 0.0, 90.0, 0.0, 60.0, 0.0, 0.0, 0.0, 0.0, 0.0, 0.0, 0.0, 0.0, 0.0, 0.0, 0.0]}, {"marker": {"color": "rgb(68, 170, 153)"}, "name": "Waffenfolge", "type": "bar", "x": ["Allooy", "cediiiiii_10", "chrisihalt", "Fflopse", "_n3d", "Muniix", "qriezmannsOpa", "Ex4cted", "NewNormal0947", "ReichesBrot", "Gobo9", "HerrDante", "Umgfoin", "Joe3346", "PedroZockt", "rotmann2", "Luxemburq", "JOW23", "yVendas", "FrozenNoah", "CML_Justin", "Ninivee", "JennieKim", "DarkCobweb", "Teesily", "Freeeedom", "Ungluecklicher", "Lelouch610", "Nor_Malo", "2wc", "KakaMC", "GingerTeddy", "Squashgitter333", "Grapfen", "yzvm", "lizsyy", "2B9", "agowskyy", "toxicplace", "byTobi"], "y": [0.0, 0.0, 0.0, 0.0, 0.0, 0.0, 0.0, 0.0, 0.0, 0.0, 0.0, 0.0, 0.0, 0.0, 0.0, 0.0, 0.0, 0.0, 0.0, 0.0, 0.0, 0.0, 0.0, 0.0, 0.0, 0.0, 0.0, 0.0, 0.0, 0.0, 0.0, 0.0, 0.0, 0.0, 0.0, 0.0, 0.0, 0.0, 0.0, 0.0]}, {"marker": {"color": "rgb(153, 153, 51)"}, "name": "Wettrennen", "type": "bar", "x": ["Allooy", "cediiiiii_10", "chrisihalt", "Fflopse", "_n3d", "Muniix", "qriezmannsOpa", "Ex4cted", "NewNormal0947", "ReichesBrot", "Gobo9", "HerrDante", "Umgfoin", "Joe3346", "PedroZockt", "rotmann2", "Luxemburq", "JOW23", "yVendas", "FrozenNoah", "CML_Justin", "Ninivee", "JennieKim", "DarkCobweb", "Teesily", "Freeeedom", "Ungluecklicher", "Lelouch610", "Nor_Malo", "2wc", "KakaMC", "GingerTeddy", "Squashgitter333", "Grapfen", "yzvm", "lizsyy", "2B9", "agowskyy", "toxicplace", "byTobi"], "y": [50.0, 32.0, 70.0, 20.0, 44.0, 24.0, 36.0, 8.0, 6.0, 8.0, 14.0, 6.0, 0.0, 56.0, 0.0, 0.0, 0.0, 0.0, 38.0, 0.0, 8.0, 0.0, 38.0, 0.0, 0.0, 0.0, 0.0, 0.0, 12.0, 0.0, 0.0, 20.0, 0.0, 0.0, 0.0, 0.0, 0.0, 0.0, 0.0, 0.0]}], "layout": {"annotations": [{"font": {"size": 12}, "showarrow": false, "text": "Max 100 points per minigame. Records #1 through #10 of games & maps in the active pool are considered (#1: 100, #2: 90, ..., #10: 10). If a minigame has multiple maps, the 100 points are distributed equally. fflopse.github.io/MCP-Records/data-analysis/global-ranking.ipynb", "x": 0.5, "xanchor": "center", "xref": "paper", "y": 1.163, "yref": "paper"}], "barmode": "stack", "legend": {"bgcolor": "rgba(255, 255, 255, 0)", "bordercolor": "rgba(0, 0, 0, 0)", "font": {"size": 12}, "traceorder": "normal", "x": 1.05, "y": 0.5}, "margin": {"r": 200}, "title": {"text": "Extended Overall Record Comparison - Top 40 Players"}, "xaxis": {"title": {"text": "Player"}}, "yaxis": {"title": {"text": "Points"}}}}
